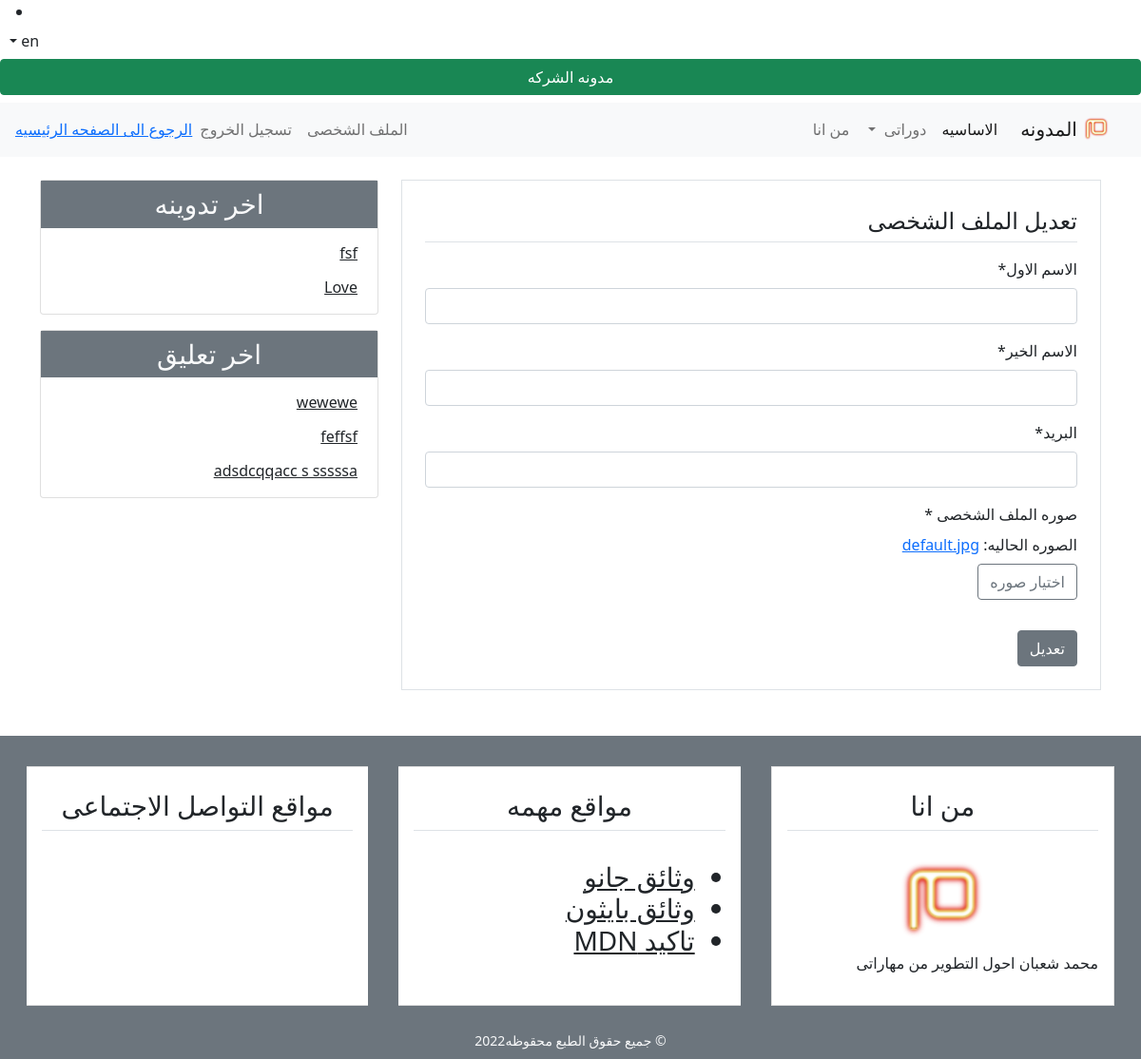
Screenshot of /ar/accounts/profile_update/ (signed in) with the database file from the repository.
### accounts/models.py (models this page shows, shortened)
class Profile(models.Model):
    image = models.ImageField(default='default.jpg', upload_to='profile_pics')
    user = models.OneToOneField(User, on_delete=models.CASCADE, null= True)

### blog/models.py (models this page shows, shortened)
class Post(models.Model):
    title = models.CharField(max_length=100)
    content = models.TextField()
    post_date = models.DateTimeField(default=timezone.now)
    post_update = models.DateTimeField(auto_now=True)
    author = models.ForeignKey(User, on_delete=models.CASCADE)
    class Meta:
        ordering = ('-post_date', )

class Comment(models.Model):
    name = models.CharField(max_length=50)
    email = models.EmailField()
    body = models.TextField()
    comment_date = models.DateTimeField(auto_now_add=True)
    active = models.BooleanField(default=True)
    post = models.ForeignKey(
        Post, on_delete=models.CASCADE, related_name='comments')
    class Meta:
        ordering = ('-comment_date',)

### accounts/views.py (the view)
# urls.py: path('profile_update/', views.profile_update, name='profile_update'),
@login_required(login_url='login')
def profile_update(request):
    if request.method == 'POST':
        user_form = UserUpdateForm(request.POST, instance=request.user)
        profile_form = ProfileUpdateForm(
            request.POST, request.FILES, instance=request.user.profile)
        if user_form.is_valid and profile_form.is_valid:
            user_form.save()
            profile_form.save()
            messages.success(
                request, 'تم تحديث الملف الشخصي.')
            return redirect('profile')
    else:
        user_form = UserUpdateForm(instance=request.user)
        profile_form = ProfileUpdateForm(instance=request.user.profile)
    context = {
        'title': 'تعديل الملف الشخصي',
        'user_form': user_form,
        'profile_form': profile_form,
    }
    return render(request, 'user/profile_update.html', context)

### accounts/forms.py
class UserUpdateForm(forms.ModelForm):
    first_name = forms.CharField(label=_('firstname'))
    last_name = forms.CharField(label=_('lastname'))
    email = forms.EmailField(label=_('email'))
    class Meta:
        model = User
        fields = ('first_name', 'last_name', 'email')

class ProfileUpdateForm(forms.ModelForm):
    class Meta:
        model = Profile
        fields = ('image',)

### blog/templatetags/post_tag.py (called while the page is built)
@register.inclusion_tag('blog/latest_posts.html')
def latest_posts():
    context = {
        'l_posts': Post.objects.all()[0:5],
    }
    return context

@register.inclusion_tag('blog/latest_comments.html')
def latest_comments():
    context = {
        'l_comments': Comment.objects.filter(active=True)[:5],
    }
    return context

### tasks/context_processors.py (called while the page is built)
def recive_email(request):
    if "email" in RegisterForm(request.POST):
        email = request.POST.get("email")
        if not EmailSubscribe.objects.filter(email=email).exists():
            EmailSubscribe.objects.create(email=email) #
    else:
        return {}

### accounts/templates/user/profile_update.html (shortened to what this page needs)
{% extends 'blog/base.html' %}
{% load i18n %}
{% block content %}
{% load crispy_forms_tags %}
<div class="border p-4 mb-5">
    <legend class="border-bottom pb-1 mb-3">  {%trans 'profile update'%}</legend>
    <form method="POST" enctype="multipart/form-data">
        {{user_form|crispy}}
        <div>
            <span class="mb-2" style="display: block">  {%trans 'profiel photo'%} *</span>
            {%trans 'current photo'%}: <a href="{{user.profile.image.url}}">{{user.profile.image}}</a>
            <br>
            <label for="image" class="btn btn-outline-secondary mt-2"> {%trans 'chose photo'%}</label>
        </div>
        <input class="btn btn-secondary mt-4" type="submit" value="تعديل">
    </form>
</div>
{% endblock content %}

### blog/templates/blog/latest_posts.html
{% load i18n %}
<ul class="list-group-flush latest-post">
    {% for post in l_posts %}
    <li class="list-group-item latest-post-item">
        <a class="text-dark" href="{% url 'detail' post.id %}">{{post.title}}</a>
    </li>
    {% empty %}
    <li class="list-group-item latest-post-item">{% trans 'No blogs' %}</li>
    {% endfor %}
</ul>

### blog/templates/blog/latest_comments.html
{% load i18n %}
<ul class="list-group-flush latest-comment">
    {% for comment in l_comments %}
    <li class="list-group-item latest-comment-item">
        <a class="text-dark" href="{% url 'detail' comment.post.id %}">
            {% if comment.body|length > 40 %}
            {{comment.body|slice:'45'}} ..
            {% else %}
            {{comment.body}}
            {% endif %}
        </a>
    </li>
    {% empty %}
    <li class="list-group-item latest-comment-item"> {% trans 'No comments'%} </li>
    {% endfor %}
</ul>

### blog/static/blog/css/main.css (style rules this page uses)
html, body { direction: rtl; text-align: right; }
body { font-family: 'Tajawal', sans-serif; }
.latest-post, .latest-comment { padding: 0 15px; }
.latest-post .latest-post-item, .latest-comment .latest-comment-item { padding: 6px; }
.latest-post li:first-child, .latest-comment li:first-child { border-top: 0; }
.latest-post li:last-child, .latest-comment li:last-child { border-bottom: 0; padding-bottom: 0; }

### rows the page displays
Post: title "fsf"
Post: title "Love"
Comment: body "wewewe"
Comment: body "feffsf"
Comment: body "adsdcqqacc s sssssa"

### other values shown
{{ user.profile.image }} "default.jpg"
